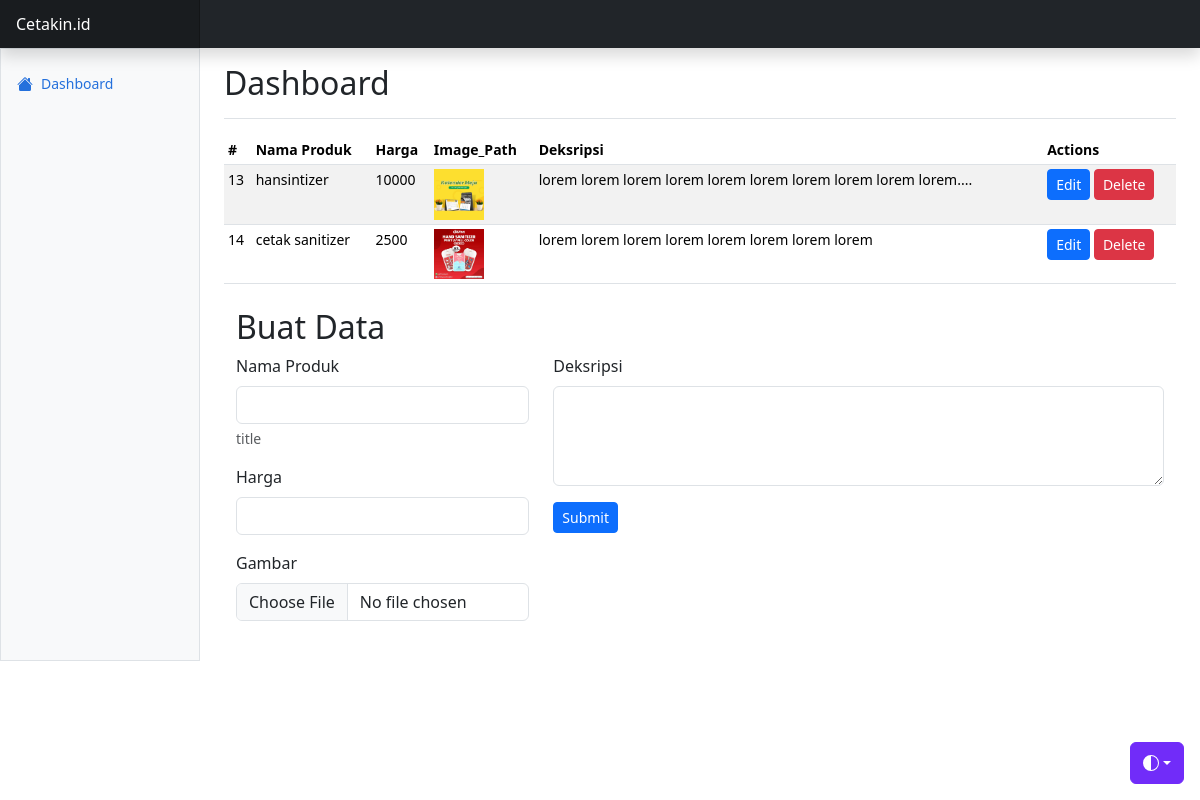
Screenshot of /dashboard.php (signed in) with the database file from the repository.
### tables this page shows
CREATE TABLE `produk` (
  `id_produk` smallint(3) NOT NULL,
  `name` varchar(255) NOT NULL,
  `deskripsi` varchar(255) NOT NULL,
  `harga` varchar(255) NOT NULL,
  `image_path` varchar(255) NOT NULL
);

### function.php (called while the page is built, shortened)
<?php
$conn = mysqli_connect("localhost", "root", "", "cetakin_id");
function query($query) {
	global $conn;
	$result = mysqli_query($conn, $query);
	$rows = [];
	while( $row = mysqli_fetch_assoc($result) ) {
		$rows[] = $row;
	}
	return $rows;
}
?>

### dashboard.php (the view, shortened to what this page needs)
<?php
require 'function.php';
$produk = query('SELECT * FROM produk');
?>
<!doctype html>
<html lang="en" data-bs-theme="auto">
<head>
    <link rel="stylesheet" href="https://cdn.jsdelivr.net/npm/@docsearch/css@3">
    <link href="https://cdn.jsdelivr.net/npm/bootstrap@5.3.2/dist/css/bootstrap.min.css" rel="stylesheet"
>
    <link href="https://cdn.jsdelivr.net/npm/bootstrap-icons@1.10.5/font/bootstrap-icons.min.css" rel="stylesheet">
    <link href="dashboard.css" rel="stylesheet">
</head>
<body>
    <div class="dropdown position-fixed bottom-0 end-0 mb-3 me-3 bd-mode-toggle">
        <button class="btn btn-bd-primary py-2 dropdown-toggle d-flex align-items-center" id="bd-theme" type="button"
            aria-expanded="false" data-bs-toggle="dropdown" aria-label="Toggle theme (auto)">
            <svg class="bi my-1 theme-icon-active" width="1em" height="1em">
                <use href="#circle-half"></use>
            </svg>
        </button>
    </div>
    <header class="navbar sticky-top bg-dark flex-md-nowrap p-0 shadow" data-bs-theme="dark">
        <a class="navbar-brand col-md-3 col-lg-2 me-0 px-3 fs-6 text-white" href="/Cetakin/\">Cetakin.id</a>
    </header>
    <div class="container-fluid">
        <div class="row">
            <div class="sidebar border border-right col-md-3 col-lg-2 p-0 bg-body-tertiary">
                <div class="offcanvas-md offcanvas-end bg-body-tertiary" tabindex="-1" id="sidebarMenu"
                    aria-labelledby="sidebarMenuLabel">
                    <div class="offcanvas-body d-md-flex flex-column p-0 pt-lg-3 overflow-y-auto">
                        <ul class="nav flex-column">
                            <li class="nav-item">
                                <a class="nav-link d-flex align-items-center gap-2 active" aria-current="page" href="#">
                                    <svg class="bi">
                                        <use xlink:href="#house-fill" />
                                    </svg>
                                    Dashboard
                                </a>
                            </li>
                        </ul>
                    </div>
                </div>
            </div>
            <main class="col-md-9 ms-sm-auto col-lg-10 px-md-4">
                <div
                    class="d-flex justify-content-between flex-wrap flex-md-nowrap align-items-center pt-3 pb-2 mb-3 border-bottom">
                    <h1 class="h2">Dashboard</h1>
                    <br>
                </div>
                <div class="table-responsive small">
                    <table class="table table-striped table-sm">
                        <thead>
                            <tr>
                                <th scope="col">#</th>
                                <th scope="col">Nama Produk</th>
                                <th scope="col">Harga</th>
                                <th scope="col">Image_Path</th>
                                <th scope="col">Deksripsi</th>
                                <th scope="col">Actions</th>
                            </tr>
                        </thead>
                        <tbody>
                            <?php foreach ($produk as $row): ?>
                                <tr>
                                    <td>
                                        <?= $row["id_produk"]; ?>
                                    </td>
                                    <td>
                                        <?= $row["name"]; ?>
                                    </td>
                                    <td>
                                        <?= $row["harga"]; ?>
                                    </td>
                                    <td><img width="50px" src="img/products/<?= $row["image_path"]; ?>" alt="">
                                    </td>
                                    <td>
                                        <?php
                                        $deskripsi = $row["deskripsi"];
                                        $words = str_word_count($deskripsi, 1);
                                        $first_10_words = implode(' ', array_slice($words, 0, 10));
                                        echo $first_10_words;
                                        if (count($words) > 10) {
                                            echo '....';
                                        }
                                        ?>
                                    </td>
                                    <td>
                                        <a href="edit.php?id=<?= $row['id_produk'] ?>"
                                            class="btn btn-primary btn-sm">Edit</a>
                                        <a href="hapus.php?id=<?= $row['id_produk'] ?>"
                                            class="btn btn-danger btn-sm">Delete</a>
                                    </td>
                                </tr>
                            <?php endforeach; ?>
                        </tbody>
                    </table>
                </div>
                <div class="container mt-2">
                    <h1 class="h2">Buat Data </h1>
                    <form method="POST" enctype="multipart/form-data">
                        <div class="row">
                            <div class="col-lg-4">
                                <div class="mb-3">
                                    <label for="name" class="form-label">Nama Produk</label>
                                    <input type="text" class="form-control" id="name" name="name" autofocus
                                        autocomplete="off" required>
                                    <div class="form-text">title</div>
                                </div>
                                <div class="mb-3">
                                    <label for="harga" class="form-label">Harga</label>
                                    <input type="number" class="form-control" id="harga" name="harga" autofocus
                                        autocomplete="off" required>
                                </div>
                                <div class="mb-3">
                                    <label for="gambar" class="form-label">Gambar</label>
                                    <input class="form-control" type="file" id="gambar" name="gambar" required
                                        onchange="previewImage()">
                                </div>
                            </div>
                            <div class="col-lg-8">
                                <div class="mb-3">
                                    <label for="deksripsi" class="form-label">Deksripsi</label>
                                    <textarea class="form-control " name="deksripsi" autocomplete="off"
                                        style="height: 100px"></textarea>
                                </div>
                                <button type="submit" name="submit" class="btn btn-sm btn-primary">Submit</button>
                            </div>
                        </div>
                    </form>
                </div>
            </main>
        </div>
    </div>
</body>
</html>

### dashboard.css (style rules this page uses)
.bi { display: inline-block; width: 1rem; height: 1rem; }
.sidebar .nav-link { font-size: .875rem; font-weight: 500; }
.sidebar .nav-link.active { color: #2470dc; }
.navbar-brand { padding-top: .75rem; padding-bottom: .75rem; background-color: rgba(0, 0, 0, .25); box-shadow: inset -1px 0 0 rgba(0, 0, 0, .25); }

### dashboard.php (style rules this page uses)
.bi { vertical-align: -.125em; fill: currentColor; }
.btn-bd-primary { --bd-violet-bg: #712cf9; --bd-violet-rgb: 112.520718, 44.062154, 249.437846; --bs-btn-font-weight: 600; --bs-btn-color: var(--bs-white); --bs-btn-bg: var(--bd-violet-bg); --bs-btn-border-color: var(--bd-violet-bg); --bs-btn-hover-color: var(--bs-white); --bs-btn-hover-bg: #6528e0; --bs-btn-hover-border-color: #6528e0; --bs-btn-focus-shadow-rgb: var(--bd-violet-rgb); --bs-btn-active-color: var(--bs-btn-hover-color); --bs-btn-active-bg: #5a23c8; --bs-btn-active-border-color: #5a23c8; }
.bd-mode-toggle { z-index: 1500; }

### rows the page displays
produk: id_produk "13", name "hansintizer", harga "10000", image_path (picture), deskripsi "lorem lorem lorem lorem lorem lorem lorem lorem lorem lorem"
produk: id_produk "14", name "cetak sanitizer", harga "2500", image_path (picture), deskripsi "lorem lorem lorem lorem lorem lorem lorem lorem"
